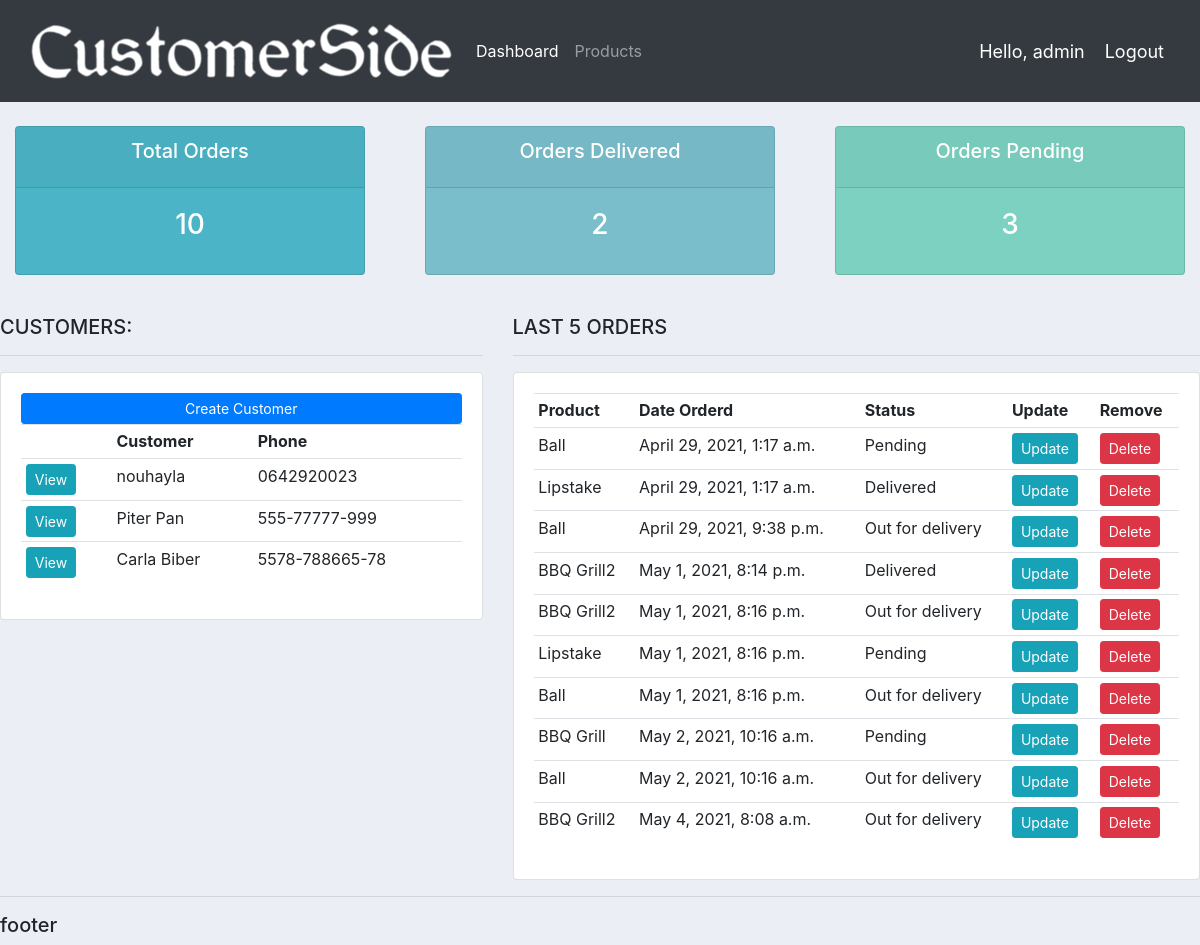
The app's page / (signed in) with its own data.
### accounts/models.py (models this page shows, shortened)
class customer(models.Model):
    name = models.CharField(max_length=200, null=True)
    phone = models.CharField(max_length=200, null=True)
    email = models.CharField(max_length=200, null=True)
    date_created = models.DateTimeField(auto_now_add=True, null=True)

class order(models.Model):
    STATUS = (
        ('Pending', 'Pending'),
        ('Out for delivery', 'Out for delivery'),
        ('Delivered', 'Delivered'),
    )
    product = models.ForeignKey(products, null=True, on_delete=models.SET_NULL)
    customer = models.ForeignKey(customer, null=True, on_delete=models.SET_NULL)
    date_created = models.DateTimeField(auto_now_add=True, null=True)
    status = models.CharField(max_length=200, null=True, choices=STATUS)
    note = models.CharField(max_length=1000, null=True)

class products(models.Model):
    CATEGORY = (
        ('InDoor', 'InDoor'),
        ('OutDoor', 'OutDoor'),
    )
    name = models.CharField(max_length=200, null=True)
    price = models.FloatField(null=True)
    category = models.CharField(max_length=200, null=True, choices=CATEGORY)
    description = models.CharField(max_length=200, null=True, blank=True)
    date_created = date_created = models.DateTimeField(auto_now_add=True, null=True)
    tags = models.ManyToManyField(Tag)

### accounts/views.py (the view)
# urls.py: path('', views.home, name="home"),
@login_required(login_url='login')
def home(request):
    orders = order.objects.all()
    customers = customer.objects.all()
    total_orders = orders.count()
    total_cus = customers.count()
    delevred = orders.filter(status='Delivered').count()
    Pending = orders.filter(status='Pending').count()
    context = {'orders': orders, 'customers': customers,
    'delevred':delevred, 'Pending': Pending, 'total_orders': total_orders,
    'total_cus': total_cus}
    return render(request, 'accounts/dashboard.html', context)

### accounts/templates/accounts/dashboard.html
{% extends 'accounts/main.html' %}
 {% block content %}
 {% include 'accounts/status.html'%}
   <br>
<div class="row">
 <div class="col-md-5">
  <h5>CUSTOMERS:</h5>
  <hr>
  <div class="card card-body">
   <a class="btn btn-primary  btn-sm btn-block" href="">Create Customer</a>
   <table class="table table-sm">
    <tr>
      <td></td>
     <th>Customer</th>
     <th>Phone</th>
    </tr>
     {% for customers in customers %}
    <tr>
         <td><a class="btn btn-sm btn-info "href="{% url 'customer' customers.id %}">View</a></td>
         <td> {{customers.name}} </td>
         <td> {{customers.phone}} </td>
   </tr>
     {% endfor %}
   </table>
  </div>
 </div>
 <div class="col-md-7">
  <h5>LAST 5 ORDERS</h5>
  <hr>
  <div class="card card-body">
   <table class="table table-sm">
    <tr>
     <th>Product</th>
     <th>Date Orderd</th>
     <th>Status</th>
     <th>Update</th>
     <th>Remove</th>
    </tr>
      {% for order in orders %}
   <tr>
         <td> {{order.product.name}} </td>
         <td> {{order.date_created}} </td>
         <td> {{order.status}} </td>
         <td><a class="btn btn-primary  btn-sm btn-info" href="{% url 'update_order' order.id %}">Update</a></td>
         <td><a class="btn btn-primary  btn-sm btn-danger" href="{% url 'delete_order' order.id %}">Delete</a></td>
   </tr>
       {% endfor %}
   </table>
  </div>
 </div>
</div>
  {% endblock %}

### accounts/templates/accounts/main.html (shortened to what this page needs)
{% load static %}
<!DOCTYPE html>
<html>
<head>
	<link rel="stylesheet" href="https://stackpath.bootstrapcdn.com/bootstrap/4.3.1/css/bootstrap.min.css">
<link rel="stylesheet" type="text/css" href="{% static '/css/main.css' %}">
</head>
<body>
   {% include 'accounts/navbar.html'%}
  {% block content %}
  {% endblock %}
   <hr>
   <h5>footer</h5>
</body>
</html>

### accounts/templates/accounts/navbar.html (shortened to what this page needs)
{% load static %}
<nav class="navbar navbar-expand-lg navbar-dark bg-dark">
<img src="{% static '/images/logo.png'%}">
  <div class="collapse navbar-collapse" id="navbarNav">
    <ul class="navbar-nav">
      <li class="nav-item active">
        <a class="nav-link" href="{% url 'home' %}">Dashboard</a>
      </li>
      <li class="nav-item">
        <a class="nav-link" href="{% url 'products' %}">Products</a>
      </li>
    </ul>
  </div>
  <span class="hello-msg">Hello, {{request.user}}</span>
  <span><a class="hello-msg" href="{% url 'logout' %}">Logout</a></span>
</nav>

### accounts/templates/accounts/status.html
<br>
<div class="row">
 <div class="col">
  <div class="col-md">
   <div class="card text-center text-white  mb-3" id="total-orders">
      <div class="card-header">
       <h5 class="card-title">Total Orders</h5>
      </div>
      <div class="card-body">
        <h3 class="card-title">{{total_orders}}</h3>
      </div>
   </div>
  </div>
 </div>
 <div class="col">
  <div class="col-md">
   <div class="card text-center text-white  mb-3" id="orders-delivered">
      <div class="card-header">
       <h5 class="card-title">Orders Delivered</h5>
      </div>
      <div class="card-body">
        <h3 class="card-title">{{delevred}}</h3>
      </div>
   </div>
  </div>
 </div>
 <div class="col">
  <div class="col-md">
   <div class="card text-center text-white  mb-3" id="orders-pending">
      <div class="card-header">
       <h5 class="card-title">Orders Pending</h5>
      </div>
      <div class="card-body">
        <h3 class="card-title">{{Pending}}</h3>
      </div>
   </div>
  </div>
 </div>
</div>

### static/css/main.css (style rules this page uses)
body { background-color: #ebeff5; }
#total-orders { background-color: #4cb4c7; }
#orders-delivered { background-color: #7abecc; }
#orders-pending { background-color: #7CD1C0; }

### accounts/templates/accounts/navbar.html (style rules this page uses)
.hello-msg { color: #fff; font-size : 18px; margin-right: 20px; }

### records on screen
customer: name "nouhayla", phone "0642920023"
customer: name "Piter Pan", phone "555-77777-999"
customer: name "Carla Biber", phone "5578-788665-78"
order: product.name "Ball", date_created "April 29, 2021, 1:17 a.m.", status "Pending"
order: product.name "Lipstake", date_created "April 29, 2021, 1:17 a.m.", status "Delivered"
order: product.name "Ball", date_created "April 29, 2021, 9:38 p.m.", status "Out for delivery"
order: product.name "BBQ Grill2", date_created "May 1, 2021, 8:14 p.m.", status "Delivered"
order: product.name "BBQ Grill2", date_created "May 1, 2021, 8:16 p.m.", status "Out for delivery"
order: product.name "Lipstake", date_created "May 1, 2021, 8:16 p.m.", status "Pending"
order: product.name "Ball", date_created "May 1, 2021, 8:16 p.m.", status "Out for delivery"
order: product.name "BBQ Grill", date_created "May 2, 2021, 10:16 a.m.", status "Pending"
order: product.name "Ball", date_created "May 2, 2021, 10:16 a.m.", status "Out for delivery"
order: product.name "BBQ Grill2", date_created "May 4, 2021, 8:08 a.m.", status "Out for delivery"

### other values on screen
{{ request.user }} "admin"
{{ total_orders }} "10"
{{ delevred }} "2"
{{ Pending }} "3"
